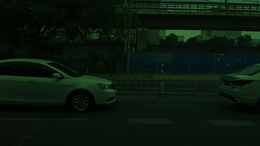
%> input picture test_data/16bit_data/1.png, 260 x 146 px, shrunk from 1920 x 1080 before the run; its folder holds only this picture in this run
$ octave convert_16bit_8bit.m   (GNU Octave 9; MATLAB toolbox functions it lacks are replaced by stand-ins)
%> lines starting %> are read from the running program, lines starting %| are printed output that depends on the picture
%%%%%%%%%%%%%%%%%%%%%%%%%%%%%%%%%%%%
% 16bit转8bit 代码
% 参数：
%   img_dir：待转换的16位图像路径
%   img_savedir：转换完成后的8位图像保存路径
% 修改：
%   zzh 20190729
%%%%%%%%%%%%%%%%%%%%%%%%%%%%%%%%%%%%%

%% 初始化环境
clc
clear

%% 参数设置
img_dir = '..\test_data\16bit_data\'; %原图文件夹
img_savedir = '..\test_data\8bit_data_2\'; %保存文件夹

%% 加载映射表
load('map_ch1.mat');
load('map_ch2.mat');
load('map_ch3.mat');
idx = (find(~isnan(map_ch1)));
map_ch1 = spline(idx, map_ch1(idx), 1:65536);
idx = (find(~isnan(map_ch2)));
map_ch2 = spline(idx, map_ch2(idx), 1:65536);
idx = (find(~isnan(map_ch3)));
map_ch3 = spline(idx, map_ch3(idx), 1:65536);


%% 图像处理
img_list = dir([img_dir, '*.png']); %原图文件格式 .png格式
img_names = {img_list.name};
img_num = length(img_names);

for k = 1:img_num
    strImgFilename = img_names{k};
    ppm_test = imread([img_dir, strImgFilename]); % original image
%> ppm_test is the input picture: size 146x260x3 uint8; mean R, G, B 10.3, 23.8, 13
    [h,w,c]=size(ppm_test);
%> h = 146; w = 260; c = 3
    img_jpg=zeros(h,w,c);
    for i=1:h
        for j=1:w
            for ch = 1 : c
                temp=ppm_test(i,j,ch);
                switch ch
                    case {1}
                        if(temp==0)
                            img_jpg(i,j,ch)=0;
                        else
                            img_jpg(i,j,ch)=round(map_ch1(temp));
                        end
                    case {2}
                        if(temp==0)
                            img_jpg(i,j,ch)=0;
                        else
                            img_jpg(i,j,ch)=round(map_ch2(temp));
                        end
                    case {3}
                        if(temp==0)
                            img_jpg(i,j,ch)=0;
                        else
                            img_jpg(i,j,ch)=round(map_ch3(temp));
                        end
                end
            end
        end
    end
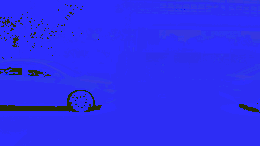
%> img_jpg: size 146x260x3 double; mean R, G, B 5, 5.1, 26.5; drawn with min black and max white
    img_jpg = uint8(img_jpg);
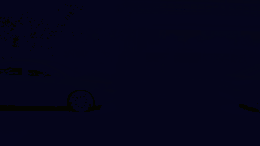
%> img_jpg: size 146x260x3 uint8; mean R, G, B 5, 5.1, 26.5; mean of the top-left, top-right, bottom-left and bottom-right quarters 12.28, 12.42, 11.76, 12.27
    imwrite(img_jpg, [img_savedir, strImgFilename(1:end-4), '.png'],'png')
%     figure(2)
%     imshow(raw_img)
    if mod(k,100)==0
        fprintf("%.f%% done!\n", 100*k/img_num)
    end
end
